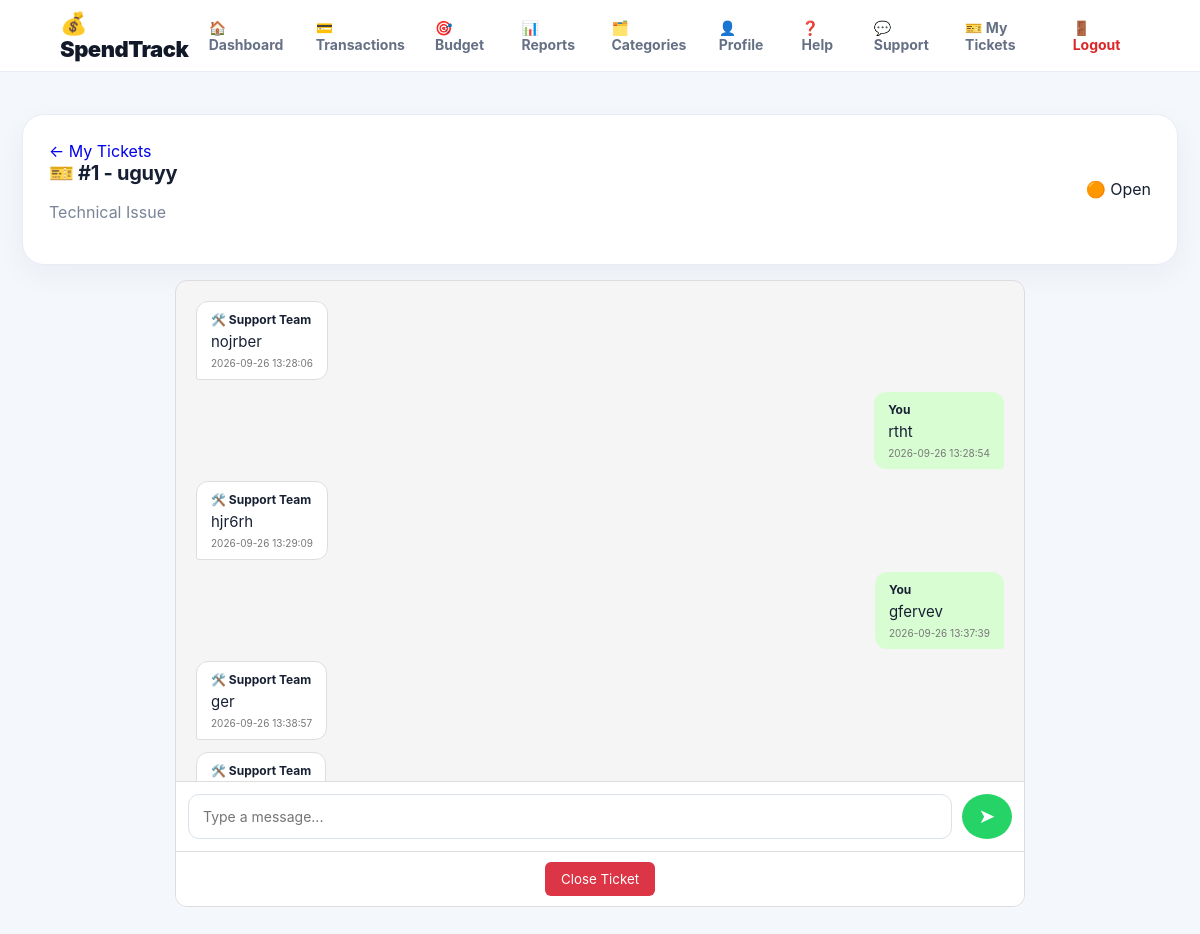
The page /ticket/1 (signed in) on the database its author committed.
### tables this page shows
CREATE TABLE support_tickets (
    id INTEGER PRIMARY KEY AUTOINCREMENT,
    user_id INTEGER NOT NULL,
    subject TEXT NOT NULL,
    category TEXT NOT NULL,
    message TEXT NOT NULL,
    status TEXT NOT NULL DEFAULT 'Open',
    admin_response TEXT DEFAULT '',
    created_at TEXT DEFAULT CURRENT_TIMESTAMP,
    updated_at TEXT DEFAULT CURRENT_TIMESTAMP,
    FOREIGN KEY(user_id) REFERENCES users(id)
);

CREATE TABLE ticket_messages (
    id INTEGER PRIMARY KEY AUTOINCREMENT,
    ticket_id INTEGER NOT NULL,
    user_id INTEGER NOT NULL,
    sender_type TEXT NOT NULL,
    message TEXT NOT NULL,
    created_at TEXT DEFAULT CURRENT_TIMESTAMP,
    FOREIGN KEY(ticket_id) REFERENCES support_tickets(id),
    FOREIGN KEY(user_id) REFERENCES users(id)
);

### app.py (the view, shortened to what this page needs)
@app.route("/ticket/<int:ticket_id>", methods=["GET", "POST"])
@login_required
def view_ticket(ticket_id):
    conn = get_db()
    ticket = conn.execute("""
        SELECT *
        FROM support_tickets
        WHERE id = ? AND user_id = ?
    """, (ticket_id, session["user_id"])).fetchone()
    if not ticket:
        conn.close()
        flash("Ticket not found.", "error")
        return redirect(url_for("my_tickets"))
    messages = conn.execute("""
        SELECT *
        FROM ticket_messages
        WHERE ticket_id = ?
        ORDER BY id ASC
    """, (ticket_id,)).fetchall()
    conn.close()
    return render_template(
        "ticket_detail.html",
        ticket=ticket,
        messages=messages
    )

### app.py (called while the page is built)
def get_db():
    conn = sqlite3.connect(DATABASE)
    conn.row_factory = sqlite3.Row
    return conn

def login_required(view):
    @wraps(view)
    def wrapped(*args, **kwargs):
        if "user_id" not in session: return redirect(url_for("login"))
        return view(*args, **kwargs)
    return wrapped

def user_categories(uid):
    if not uid: return CATEGORIES
    conn=get_db(); rows=conn.execute("SELECT name FROM categories WHERE user_id=? ORDER BY name",(uid,)).fetchall(); conn.close()
    return [r["name"] for r in rows] or CATEGORIES

@app.context_processor
def globals():
    return {"categories":user_categories(session.get("user_id")),"payment_methods":PAYMENT_METHODS,"month_names":MONTH_NAMES,"logged_in":"user_id" in session}

### templates/ticket_detail.html (shortened to what this page needs)
{% extends "base.html" %}
{% block content %}
<main class="container">
    <section class="panel ticket-header">
        <div>
            <a href="{{ url_for('my_tickets') }}">
                ← My Tickets
            </a>
            <h2>🎫 #{{ ticket["id"] }} - {{ ticket["subject"] }}</h2>
            <p class="muted">
                {{ ticket["category"] }}
            </p>
        </div>
        <div>
            {% if ticket["status"] == "Open" %}
                🟠 Open
            {% elif ticket["status"] == "In Progress" %}
                🟡 In Progress
            {% elif ticket["status"] == "Resolved" %}
                🟢 Resolved
            {% elif ticket["status"] == "Closed" %}
                ⚫ Closed
            {% endif %}
        </div>
    </section>
    <section class="chat-window">
        <div class="chat-messages">
            {% if messages %}
                {% for msg in messages %}
                    {% if msg["sender_type"] == "Customer" %}
                        <div class="message-row customer-row">
                            <div class="message customer-message">
                                <div class="message-name">
                                    You
                                </div>
                                <div class="message-text">
                                    {{ msg["message"] }}
                                </div>
                                <div class="message-time">
                                    {{ msg["created_at"] }}
                                </div>
                            </div>
                        </div>
                    {% else %}
                        <div class="message-row admin-row">
                            <div class="message admin-message">
                                <div class="message-name">
                                    🛠️ Support Team
                                </div>
                                <div class="message-text">
                                    {{ msg["message"] }}
                                </div>
                                <div class="message-time">
                                    {{ msg["created_at"] }}
                                </div>
                            </div>
                        </div>
                    {% endif %}
                {% endfor %}
            {% endif %}
        </div>
        {% if ticket["status"] != "Closed" %}
        <div class="chat-input-area">
            <form method="POST" class="chat-form">
                <input
                    type="text"
                    name="message"
                    placeholder="Type a message..."
                    autocomplete="off"
                    required
                >
                <button type="submit">
                    ➤
                </button>
            </form>
        </div>
        <div class="chat-actions">
            <form
                method="POST"
                onsubmit="return confirm('Are you sure you want to close this ticket?');"
            >
                <button type="submit" class="danger">
                    Close Ticket
                </button>
            </form>
        </div>
        {% endif %}
    </section>
</main>
{% endblock %}

### static/style.css (style rules this page uses)
* { box-sizing: border-box; }
html { scroll-behavior: smooth; }
body { margin: 0; font-family: Inter, Arial, sans-serif; background: #f4f7fb; color: #172033; }
a { text-decoration: none; }
button, input, select, textarea { font-family: inherit; }
.container { max-width: 1250px; margin: auto; padding: 42px 22px; }
.muted { color: #7a8496; }
.panel { background: white; border: 1px solid #e8edf5; border-radius: 22px; padding: 26px; box-shadow: 0 10px 30px rgba(31, 41, 55, 0.05); }
.panel h2 { margin-top: 0; font-size: 20px; letter-spacing: -0.3px; }
input, select, textarea { width: 100%; padding: 13px 14px; border: 1px solid #dce2eb; border-radius: 11px; outline: none; background: white; color: #172033; font-size: 14px; transition: 0.2s; }

### templates/ticket_detail.html (style rules this page uses)
.ticket-header { display: flex; justify-content: space-between; align-items: center; margin-bottom: 15px; }
.chat-window { max-width: 850px; margin: auto; background: #f5f5f5; border: 1px solid #ddd; border-radius: 12px; overflow: hidden; }
.chat-messages { height: 500px; overflow-y: auto; padding: 20px; display: flex; flex-direction: column; gap: 12px; }
.message-row { display: flex; width: 100%; }
.customer-row { justify-content: flex-end; }
.admin-row { justify-content: flex-start; }
.message { max-width: 70%; padding: 10px 14px; border-radius: 12px; }
.customer-message { background: #d9fdd3; border-bottom-right-radius: 3px; }
.admin-message { background: white; border-bottom-left-radius: 3px; border: 1px solid #ddd; }
.message-name { font-size: 12px; font-weight: bold; margin-bottom: 4px; }
.message-text { font-size: 15px; line-height: 1.4; word-wrap: break-word; }
.message-time { font-size: 10px; color: #777; text-align: right; margin-top: 5px; }
.chat-input-area { background: white; padding: 12px; border-top: 1px solid #ddd; }
.chat-form { display: flex; gap: 10px; }
.chat-form input { flex: 1; margin: 0; }
.chat-form button { width: 50px; border: none; border-radius: 50%; background: #25d366; color: white; font-size: 20px; cursor: pointer; }
.chat-actions { background: white; padding: 10px; text-align: center; border-top: 1px solid #ddd; }
.danger { background: #dc3545; color: white; border: none; padding: 9px 16px; border-radius: 6px; cursor: pointer; }

### rows shown on the page
support_tickets: id "1", subject "uguyy", category "Technical Issue"
ticket_messages: message "nojrber", created_at "2026-09-26 13:28:06"
ticket_messages: message "rtht", created_at "2026-09-26 13:28:54"
ticket_messages: message "hjr6rh", created_at "2026-09-26 13:29:09"
ticket_messages: message "gfervev", created_at "2026-09-26 13:37:39"
ticket_messages: message "ger", created_at "2026-09-26 13:38:57"
